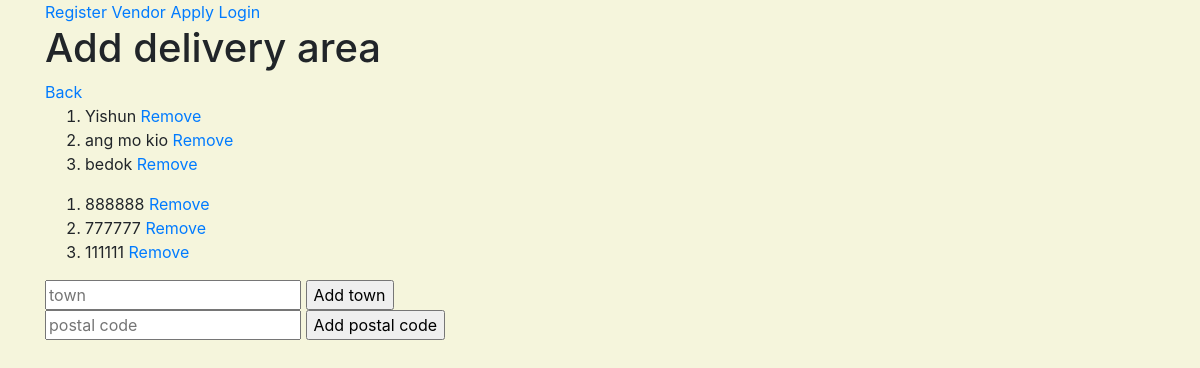
Before: /vendor/profiles/2/delivery_area with the older database file.
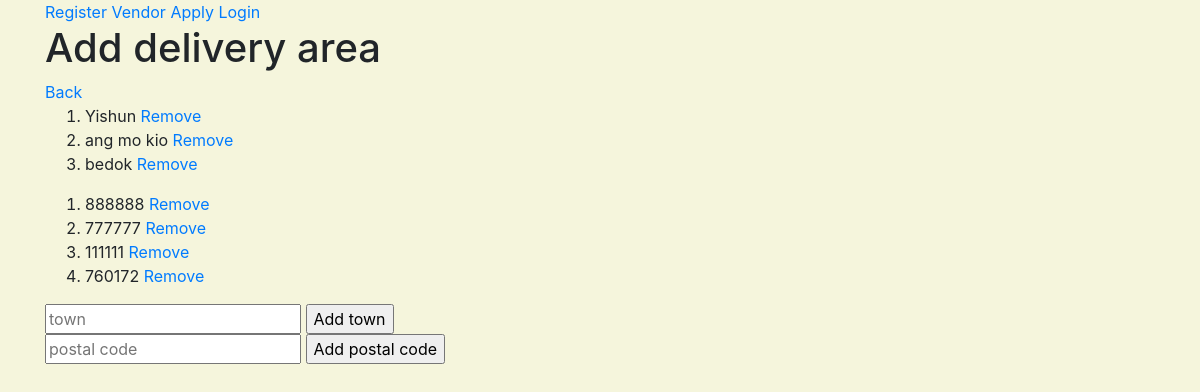
After: the same page with the newer database file.
### vendor/models.py (models this page shows)
class VendorDeliveryTown(models.Model):
    town = models.CharField( max_length=100, null=False, blank=False)
    def __str__(self):
        return str(self.town)

class VendorDeliveryPostal(models.Model):
    postal_code = models.PositiveIntegerField( null=False, blank=False)
    def __str__(self):
        return str(self.postal_code)

### vendor/views.py (the view)
# urls.py: path('profiles/<vendor_profile_id>/delivery_area', vendor.views.create_delivery_area, name='create_delivery_area_route'),
def create_delivery_area(request, vendor_profile_id):
    if request.method == "POST":
        vendor_object = get_object_or_404(Vendor, pk=vendor_profile_id)
        print(vendor_object)
        try:
            town = request.POST["town"]
            f = VendorDeliveryTown.objects.create(town=town)  # create a new town object in VendorDeliveryTown table
            vendor_object.vendordeliverytown.add(f)  # add the town object into Vendor table's town manytomany field
        except:
            postal = request.POST["postal"]
            f = VendorDeliveryPostal.objects.create(postal_code=postal)
            vendor_object.vendordeliverypostal.add(f)
        return redirect(reverse(create_delivery_area, kwargs={'vendor_profile_id': vendor_profile_id}))
    else:
        vendor_object = get_object_or_404(Vendor, pk=vendor_profile_id)
        towns = VendorDeliveryTown.objects.filter(vendor=vendor_object)
        postals = VendorDeliveryPostal.objects.filter(vendor=vendor_object)
        return render(request, "vendor/vendor_delivery_area.html", {
            "towns": towns,
            "postals": postals,
            "vendor_profile_id": vendor_profile_id
        })

### vendor/templates/vendor/vendor_delivery_area.html (shortened to what this page needs)
{% extends 'base_template.html' %}
{%block content%}
<h1> Add delivery area </h1>
<a href="{% url 'view_vendor_profiles_route' %}"> Back </a>
<ol>
{%for i in towns %}
 <li>{{i}} <a href="{% url 'remove_town_vendor_route' town_vendor_id=i.id vendor_profile_id=vendor_profile_id %}">Remove</a> </li>
{%endfor%}
</ol>
<ol>
{%for i in postals %}
 <li>{{i}} <a href="{% url 'remove_postal_vendor_route' postal_vendor_id=i.id vendor_profile_id=vendor_profile_id %}">Remove</a></li>
{%endfor%}
</ol>
<form method="POST">
    <input type="text" placeholder="town" name="town">
    <input type="submit" value="Add town">
</form>
<form method="POST">
    <input type="text" placeholder="postal code" name="postal">
    <input type="submit" value="Add postal code">
</form>
{%endblock%}

### templates/base_template.html (shortened to what this page needs)
{% load static %}
<!doctype html>
<html lang="en">
  <head>
    <link rel="stylesheet" href="https://stackpath.bootstrapcdn.com/font-awesome/4.7.0/css/font-awesome.min.css">
    <link rel="stylesheet" href="https://stackpath.bootstrapcdn.com/bootstrap/4.4.1/css/bootstrap.min.css">
    <link rel="stylesheet" href="{% static 'style.css' %}">
  </head>
  <body>
    <header class="container">
        <div>
         {%if request.user.is_authenticated %}
            <a href="{% url 'index_route' %}" >My Profile |</a>
            <a href="{% url 'view_vendor_profiles_route' %}"> Vendor access |</a>
            <a href="{% url 'account_logout' %}" > Logout</a>
         {%else%}
            <a href="{% url 'account_signup' %}">Register</a>
            <a href="{% url 'create_vendor_route' %}"> Vendor Apply </a>
            <a href="{ url 'account_login' %}" >Login</a>
         {%endif%}
        </div>
    </header>
    <div class="container">
    {%block content%} {%endblock%}
    </div>
  </body>
</html>

### static/style.css (style rules this page uses)
body { background-color: beige; }

Changed rows visible on the page:
added VendorDeliveryPostal: postal_code "760172"
